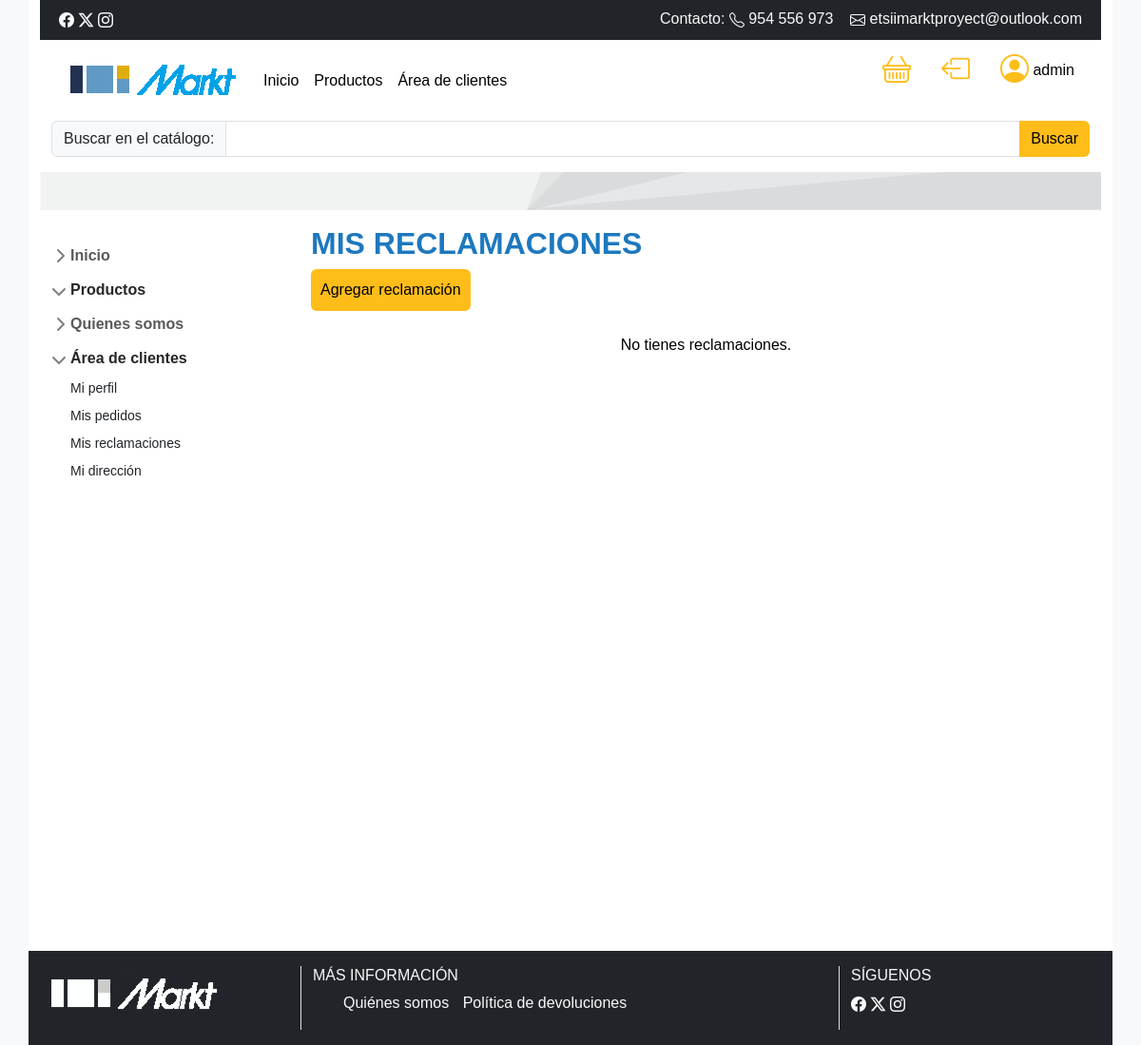
/pedido/reclamaciones_cliente/ (signed in), run on an earlier commit of the app's database.
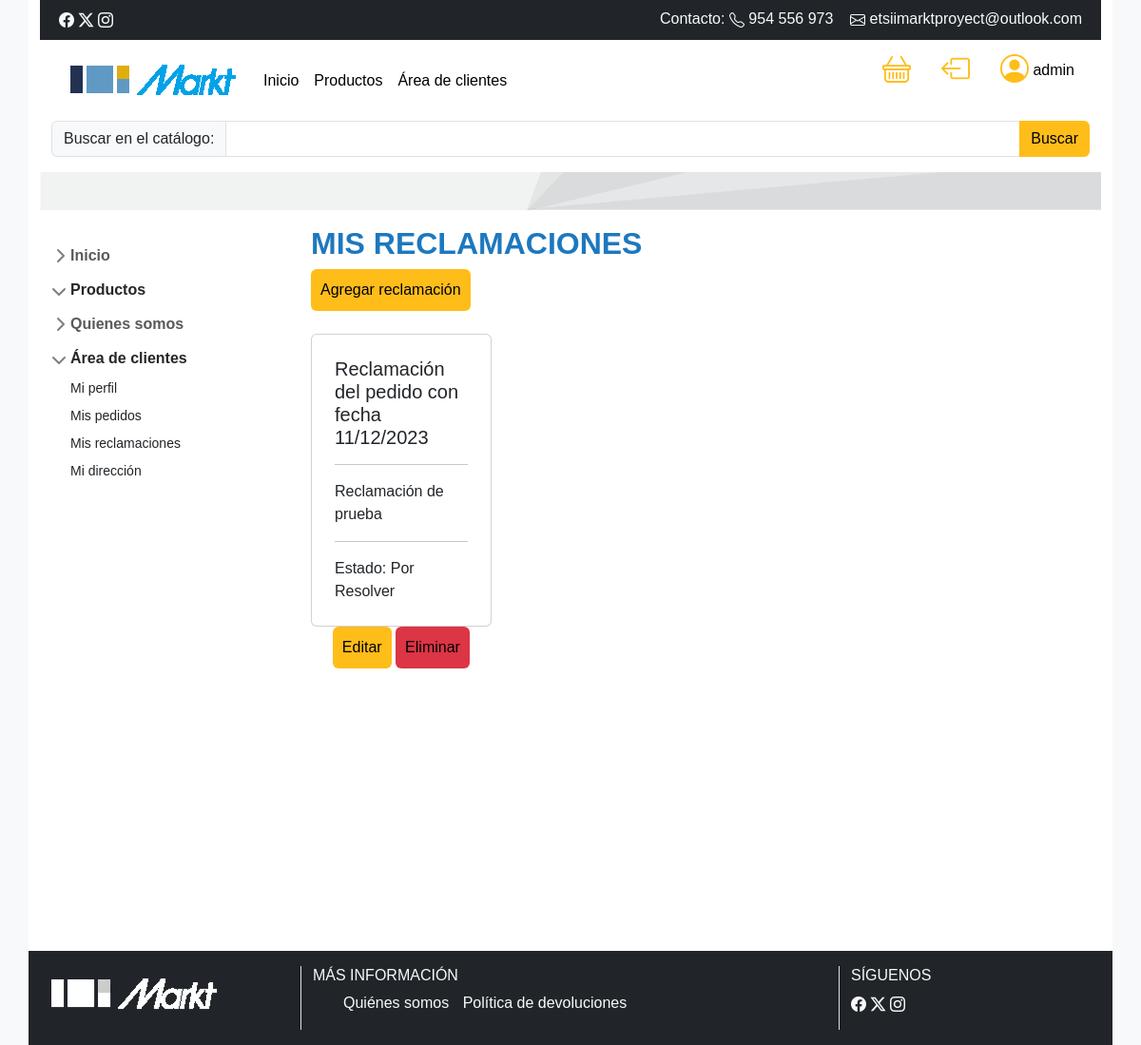
And on a later commit of the database.
### pedidos/models.py (models this page shows, shortened)
class Reclamacion(models.Model):
    ESTADO_CHOICES = [
        ('por_resolver', 'Por Resolver'),
        ('en_proceso', 'En Proceso'),
        ('solucionado', 'Solucionado'),
    ]
    pedido = models.ForeignKey(Pedido, on_delete=models.CASCADE, null=False)
    cuerpo = models.CharField(max_length=500)
    resolucion = models.CharField(max_length=20, choices=ESTADO_CHOICES, default='por_resolver', verbose_name="Estado de la Reclamación")
    class Meta:
        ordering = ['pedido']
        verbose_name_plural = 'Reclamaciones'

class Pedido(models.Model):
    user=models.ForeignKey(User,on_delete=models.SET_NULL, null=True, blank=True)
    destinatario=models.CharField(max_length=1000, null=True, blank=True)
    fecha_pedido=models.DateTimeField(auto_now_add=True)
    completado=models.BooleanField(default=False)
    id_transaccion=models.CharField(max_length=100, null=True)
    estado = models.CharField(max_length=20, choices=[(estado.value, estado.value) for estado in EstadoProducto], null=True, blank=True)

### pedidos/views.py (the view)
# urls.py: path('pedido/reclamaciones_cliente/', reclamaciones_cliente, name='reclamaciones_cliente'),
@login_required
def reclamaciones_cliente(request):
    reclamaciones = Reclamacion.objects.filter(pedido__user=request.user)
    return render(request, 'envios/reclamaciones_cliente.html', {'reclamaciones': reclamaciones})

### templates/envios/reclamaciones_cliente.html (shortened to what this page needs)
{% extends "base.html" %}
{% block content %}
  <h2>Mis Reclamaciones</h2>
  <div class="mb-4">
    <a class="btn btn-secondary" href="{% url 'seguimiento' %}">Agregar reclamación</a>
  </div>
  {% if reclamaciones %}
    <div class="row">
      {% for reclamacion in reclamaciones %}
        <div class="col-3">
          <div class="card p-2">
            <div class="card-body">
              <h5 class="card-title">Reclamación del pedido con fecha {{ reclamacion.pedido.fecha_pedido|date:"d/m/Y" }}</h5>
              <hr>
              <p class="card-text">{{ reclamacion.cuerpo }}</p>
              <hr>
              <p class="card-text">Estado: {{ reclamacion.get_resolucion_display }}</p>
            </div>
          </div>
          <div class="text-center">
            <a href="{% url 'editar_reclamacion' reclamacion.id %}" class="btn btn-secondary">Editar</a>
            <a href="{% url 'eliminar_reclamacion' reclamacion.id %}" class="btn btn-danger">Eliminar</a>
          </div>
        </div>
      {% endfor %}
    </div>
  {% else %}
    <p class="text-center">No tienes reclamaciones.</p>
  {% endif %}
{% endblock %}

What changed in the data, as far as the page shows it:
added Reclamacion: pedido.fecha_pedido "11/12/2023", cuerpo "Reclamación de prueba", resolucion "Por Resolver"
Also different on the page:
text no longer shown: "No tienes reclamaciones."
